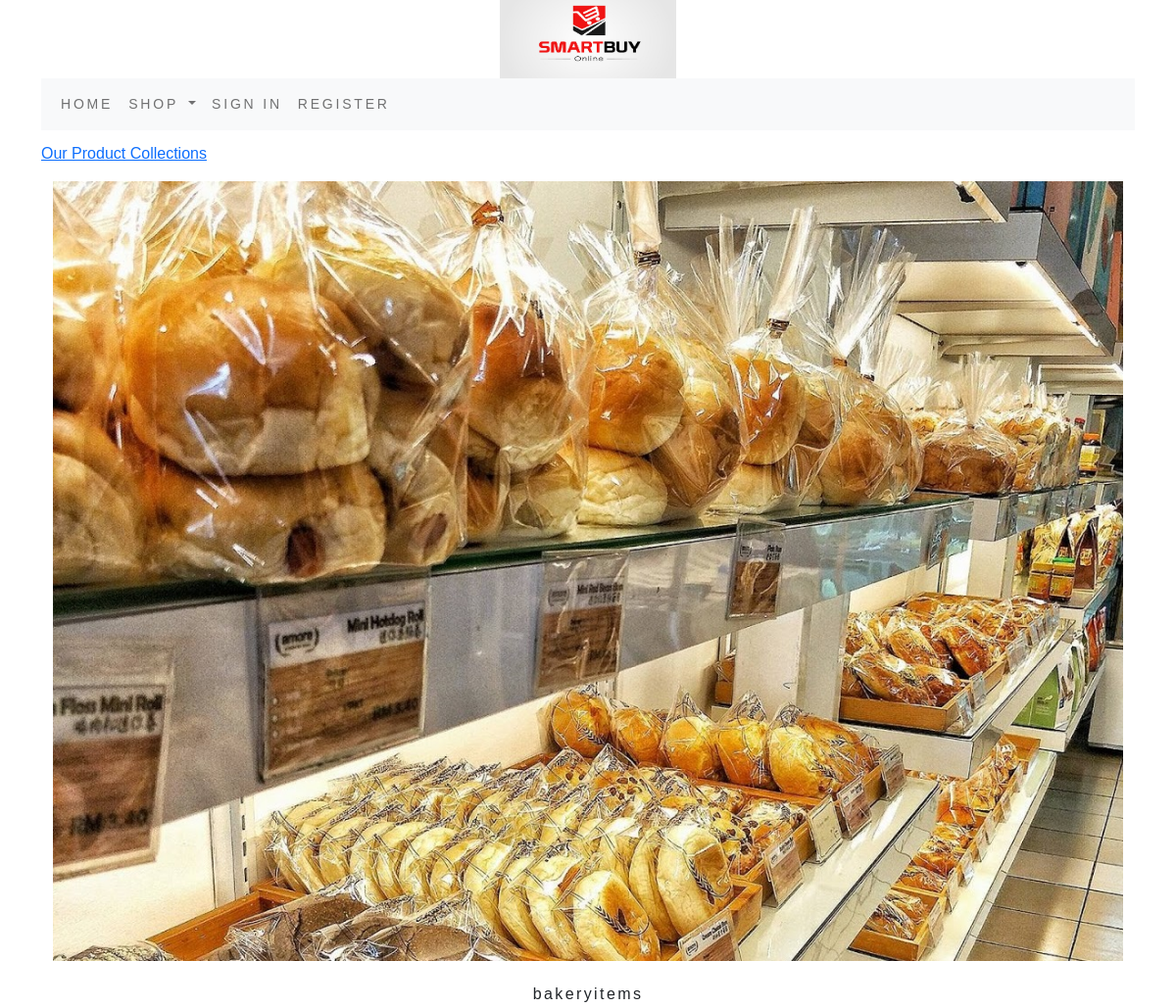
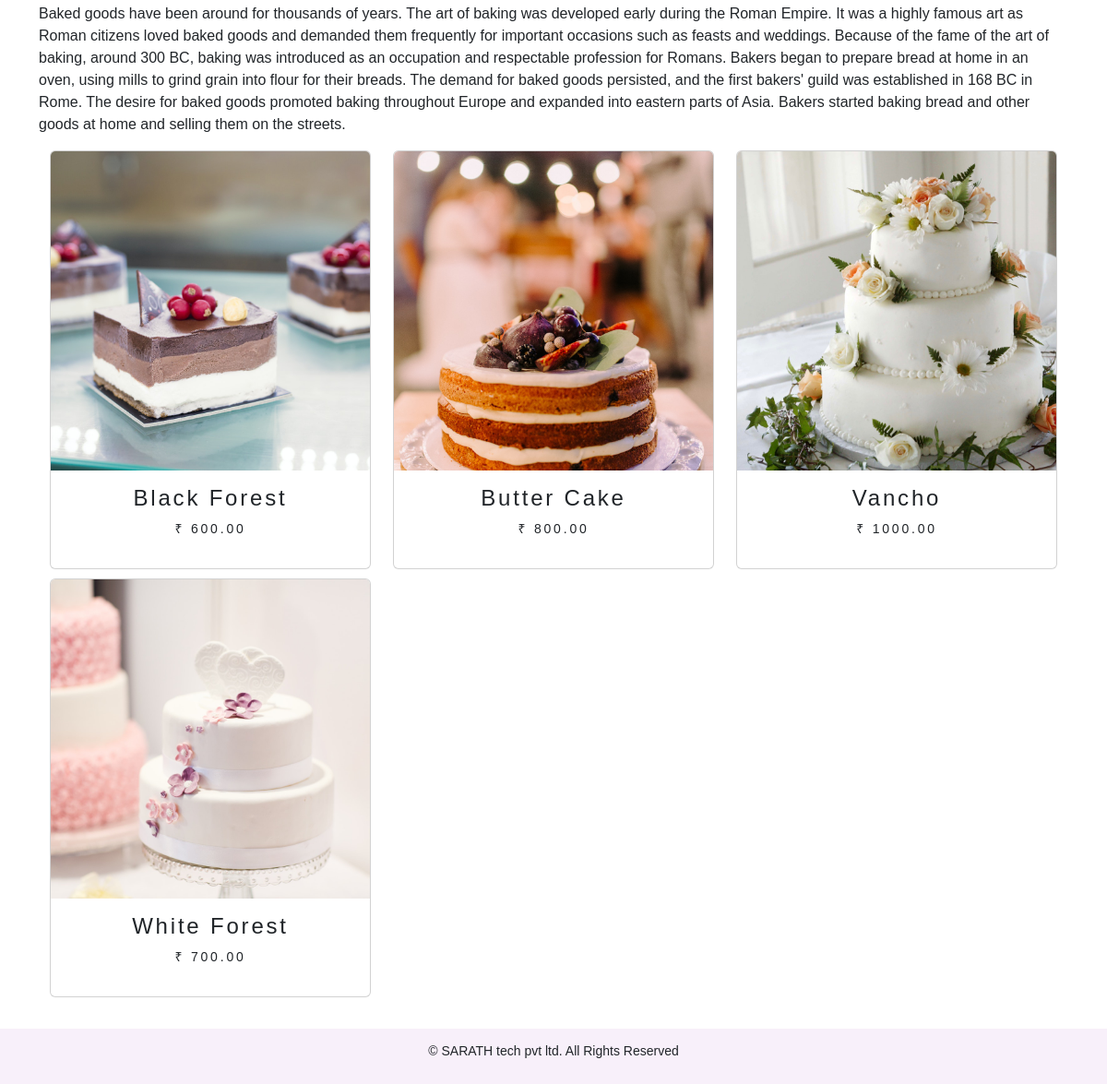
Screenshot of /bakery-items/ with the database file from the repository (2 pictures, top to bottom).
### shop/models.py (models this page shows, shortened)
class Category(models.Model):
    name = models.CharField(max_length=250, unique=True)
    slug = models.SlugField(max_length=250, unique=True)
    description = models.TextField(blank=True)
    image = models.ImageField(upload_to='category', blank=True)
    class Meta:
        ordering = ('name',)
        verbose_name = 'category'
        verbose_name_plural = 'categories'
    def get_url(self):
        return reverse('shop:products_by_category', args=[self.slug])

class Product(models.Model):
    name = models.CharField(max_length=250, unique=True)
    slug = models.SlugField(max_length=250, unique=True)
    description = models.TextField(blank=True)
    price = models.DecimalField(max_digits=10, decimal_places=2)
    category = models.ForeignKey(Category, on_delete=models.CASCADE)
    image = models.ImageField(upload_to='product', blank=True)
    stock = models.IntegerField()
    available = models.BooleanField(default=True)
    created = models.DateTimeField(auto_now_add=True)
    updated = models.DateTimeField(auto_now=True)
    def get_url(self):
        return reverse('shop:products_category_detail',args=[self.category.slug,self.slug])
    class Meta:
        ordering = ('name',)
        verbose_name = 'product'
        verbose_name_plural = 'products'

### shop/views.py (the view)
# urls.py: path('', views.AllprodCat, name='AllprodCat'),
def AllprodCat(request, c_slug=None):
    c_page = None
    products_list = None
    if c_slug is not None:
        c_page = get_object_or_404(Category, slug=c_slug)
        products_list = Product.objects.all().filter(category=c_page, available=True)
    else:
        products_list = Product.objects.all().filter(available=True)
    paginator = Paginator(products_list, 6)
    try:
        page = int(request.GET.get('page', '1'))
    except:
        page = 1
    try:
        products=paginator.page(page)
    except (EmptyPage, InvalidPage):
        products = paginator.page(paginator.num_pages)
    return render(request, "category.html", {'category': c_page, 'products': products})

### cart/context_processors.py (called while the page is built)
def counter(request):
    item_count = 0
    if 'admin' in request.path:
        return {}
    else:
        try:
            cart = Cart.objects.filter(cart_id= _cart_id(request))
            cart_items=CartItem.objects.all().filter(cart=cart[:1])
            for cart_item in cart_items:
                item_count += cart_item.quantity
        except Cart.DoesNotExist:
            item_count = 0
        return dict(item_count=item_count)

### cart/views.py (called while the page is built)
def _cart_id(request):
    cart = request.session.session_key
    if not cart:
        cart = request.session.create()
    return cart

### shop/context_processors.py (called while the page is built)
def menu_links(request):
    links = Category.objects.all()
    return dict(links=links)

### templates/category.html (shortened to what this page needs)
{% extends 'base.html' %}
{% load static %}
{% block content %}
    {% if category %}
        <div>
            <div class="row my_row_class">
                <div class="mx-auto">
                    <p><a href="{% url 'shop:AllprodCat' %}">Our Product Collections</a></p>
                </div>
            </div>
    {% endif %}
        </div>
        <div class="container">
            {% if category %}
            <img class="my_image" src="{{category.image.url}}" alt="{{category.name}}" width="500px" height="300px">
            </div>
                <br>
            <div>
                <h1 class="text-center my_title">{{category.name}}</h1>
                <p class="text-justify">{{category.description}}</p>
            </div>
            {% endif %}
<div class="container">
    <div class="row">
        {% for product in products.object_list %}
        <div class="my_bottom_margin col-9 col-sm-12 col-md-4 col-lg-4">
            <div class="card text-center" style="min-width:18rem;">
                <a href="{{product.get_url}}"><img class="card-img-top my_image" src="{{product.image.url}}" alt="{{product.name}}"></a>
            <div class="card-body">
            <h4>{{product.name}}</h4>
            <p>₹ {{product.price}}</p>
        </div>
        </div>
    </div>
        {% endfor %}
    </div>
    <br>
    </div>
{% endblock %}

### static/css/custom.css (style rules this page uses)
body { font-family: 'Lato', sans-serif; }
.my_row_class { padding-top:12px; }
.my_image { width:100%; height:auto; }
.my_title { font-size:16px; text_transform:uppercase; letter-spacing:0.15em; }
.my_bottom_margin { margin-bottom:10px; }
.card-body { font-size:14px; text_transform:uppercase; letter-spacing:0.2em; }
* { margin: 0; padding: 0; box-sizing: border-box; font-family: 'Poppins', sans-serif; }
body { min-height: 100vh; }

### rows the page displays
Category: image (picture), name "bakeryitems", description "Baked goods have been around for thousands of years. The art of baking was developed early during the Roman Empire. It was a highly famous art as Roman citizens loved baked goods and demanded them frequently for important occasions such as feasts and weddings. Because of the fame of the art of baking, around 300 BC, baking was introduced as an occupation and respectable profession for Romans. Bakers began to prepare bread at home in an oven, using mills to grind grain into flour for their breads. The demand for baked goods persisted, and the first bakers' guild was established in 168 BC in Rome. The desire for baked goods promoted baking throughout Europe and expanded into eastern parts of…"
Product: image (picture), name "Black Forest", price "600.00"
Product: image (picture), name "Butter Cake", price "800.00"
Product: image (picture), name "Vancho", price "1000.00"
Product: image (picture), name "White Forest", price "700.00"
